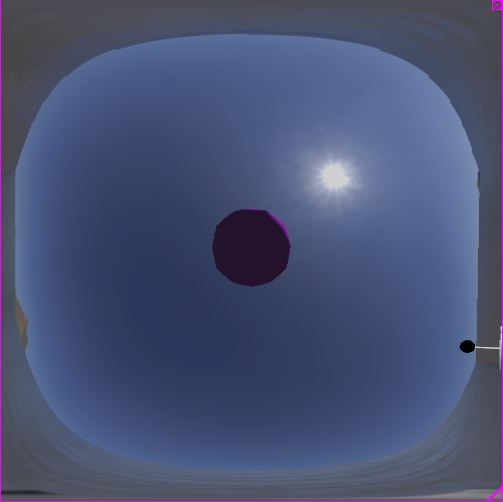
#> input picture controllers/left_robot/light.JPG, 503 x 502 px, found by its file name
$ python light.py   (older library calls are emulated)
#> lines starting #> are read from the running program, lines starting #| are printed output that depends on the picture
import cv2
import numpy as np

def setup_detector():
    # Setup SimpleBlobDetector parameters.
    params = cv2.SimpleBlobDetector_Params()

    # Change thresholds
    params.minThreshold = 0
    params.maxThreshold = 25

    # Filter by Area.
    params.filterByArea = True
    params.minArea = 10
    params.maxArea = 1000


    # Filter by Circularity
    params.filterByCircularity = True
    params.minCircularity = 0.03

    # Filter by Convexity
    params.filterByConvexity = True
    params.minConvexity = 0.9

    # Filter by Inertia
    params.filterByInertia = True
    params.minInertiaRatio = 0.0001

    # Create a detector with the parameters
    ver = (cv2.__version__).split('.')
    if int(ver[0]) < 3 :

        detector = cv2.SimpleBlobDetector(params)
    else :

        detector = cv2.SimpleBlobDetector_create(params)

    return detector

# Read image
im = cv2.imread("light.jpg", cv2.IMREAD_GRAYSCALE)
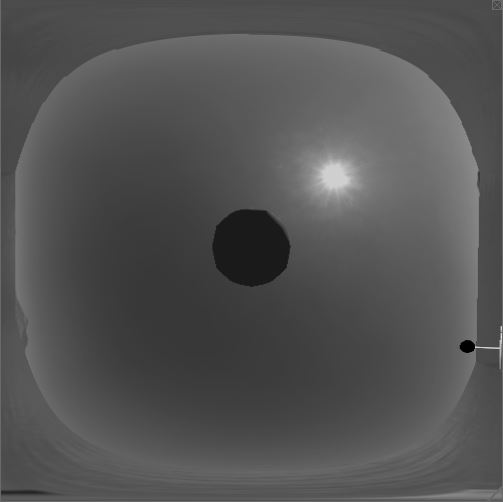
#> im: shape (502, 503); min 0, max 231, mean 83.2

detector = setup_detector()

# Detect blobs.
keypoints = detector.detect(im)
#> keypoints = 1 keypoints; (x, y, size): (467, 347, 13.6)

# Draw detected blobs as red circles.
# cv2.DRAW_MATCHES_FLAGS_DRAW_RICH_KEYPOINTS ensures the size of the circle corresponds to the size of blob
im_with_keypoints = cv2.drawKeypoints(im, keypoints, np.array([]), (0,0,255), cv2.DRAW_MATCHES_FLAGS_DRAW_RICH_KEYPOINTS)

# Show keypoints
cv2.imshow("Keypoints", im_with_keypoints)
cv2.waitKey(0)

img = cv2.imread("light.jpg")
#> img is the input picture: shape (502, 503, 3); mean B, G, R 116, 82.2, 72.7
img = np.float32(img)
# ..la faccio in grayscale..
gray = cv2.cvtColor(img, cv2.COLOR_BGR2GRAY)
gray = np.uint8(gray)
# .. e prendo i kaypoints grazie al (simpleblob) detector
keypoints = detector.detect(gray)
#> keypoints = 1 keypoints; (x, y, size): (467, 346, 14.1)
keypoints = cv2.KeyPoint_convert(keypoints)
#> keypoints = [[466.9, 346.3]]

# Draw detected blobs as red circles.
# cv2.DRAW_MATCHES_FLAGS_DRAW_RICH_KEYPOINTS ensures the size of the circle corresponds to the size of blob
#> (the run stopped early here; a loop or call above may not have finished)

$ run again, with controllers/left_robot/corner.JPG copied over controllers/left_robot/light.JPG
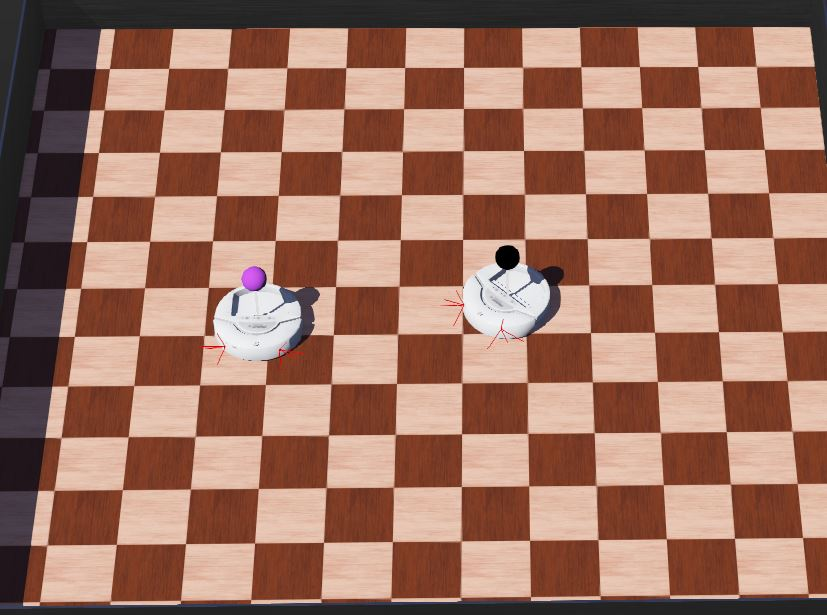
#> input picture controllers/left_robot/corner.JPG, 827 x 615 px, found by its file name
#> `im = cv2.imread("light.jpg", cv2.IMREAD_GRAYSCALE)`:
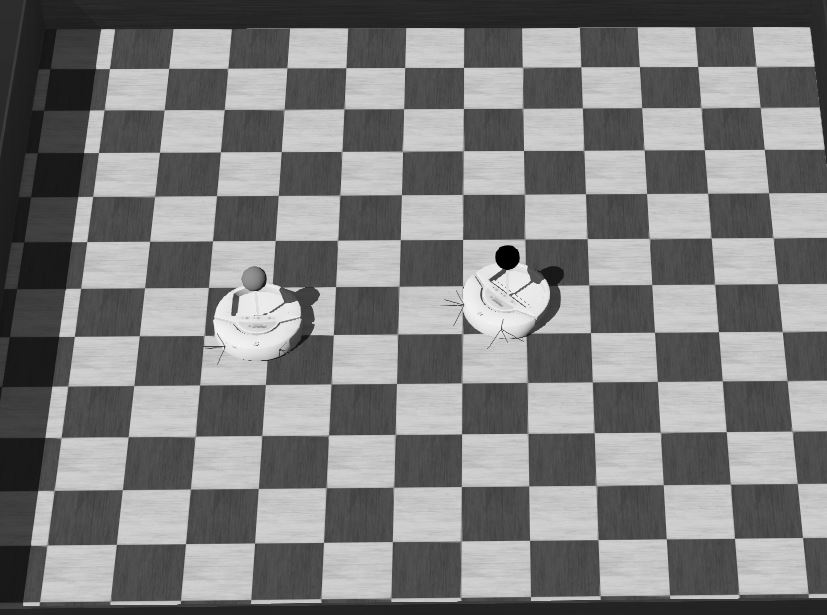
#> im: shape (615, 827); min 0, max 255, mean 125.1
#> `keypoints = detector.detect(im)`: keypoints = 1 keypoints; (x, y, size): (507, 257, 24.5)
#> img is the input picture: shape (615, 827, 3); mean B, G, R 97.8, 114.2, 156.9
#> `keypoints = cv2.KeyPoint_convert(keypoints)`: keypoints = [[507, 257]]
